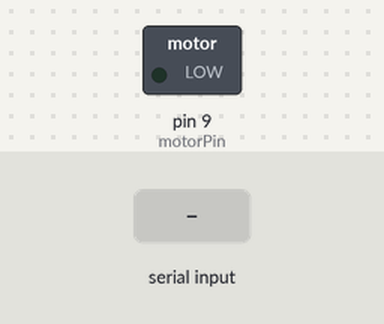
Recording of a sketch running on a simulated Arduino Uno, built with avr-gcc and run on an emulated ATmega328P. On the bench: switched loads named in the sketch (green lamp = pin HIGH). The test bench sets the inputs (shaded band). What the sketch prints to the serial monitor is not drawn.

Above: at 1.2 s.
1.3 s: "90,45\n" received over Serial
At 2.0 s:
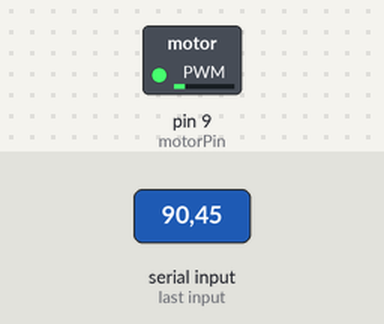
3.8 s: "30,150\n" received over Serial
At 4.6 s:
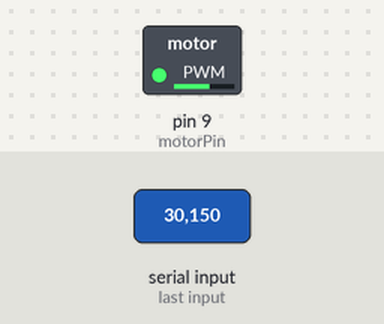
6.3 s: "200\n" received over Serial
At 7.0 s:
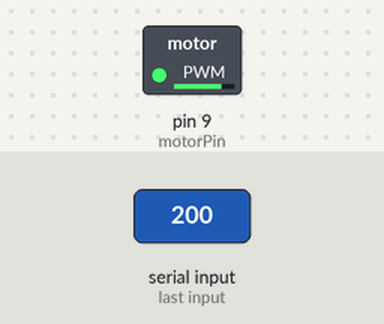
Timing chart, 0 to 9.3 s (numbered marks = the images above; inputs shaded):
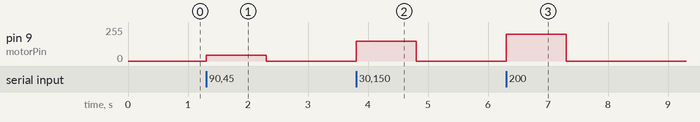

Measured:
- after the input at 1.3 s, pin 9 (motorPin): 0/255 → 45/255 at once, → 0/255 1.0 s later
- after the input at 3.8 s, pin 9 (motorPin): 0/255 → 150/255 at once, → 0/255 1.0 s later
- after the input at 6.3 s, pin 9 (motorPin): 0/255 → 200/255 at once, → 0/255 1.0 s later

The sketch:

sketch_sep22a.ino
```cpp
int motorPin = 9;

void setup()
{
  pinMode(motorPin,OUTPUT);
  Serial.begin(9600);
  while(!Serial);
  Serial.println("spped 0 to 255");
}

void loop()
{
  if(Serial.available())
  {
    int speed = Serial.parseInt();
    if(speed >= 0 && speed<=255)
    {
      analogWrite(motorPin,speed);

   }


  }
}
```
